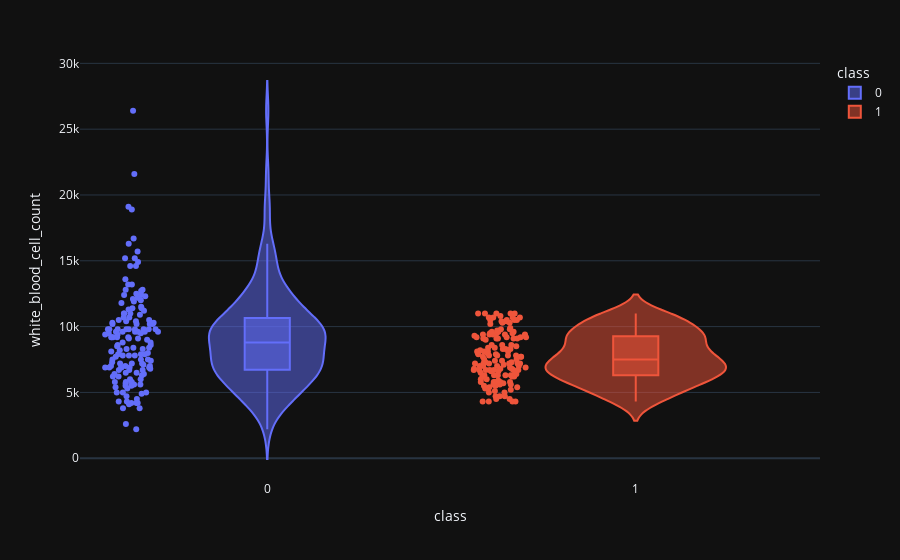

The code cell stored with this chart in its notebook:
### Markdown cell above
**Class 0** generally has **lower** red blood cell counts with a **peak around 4**, whereas **Class 1** has **higher** counts with a **peak around 5.5**.

### Code cell
violin ('white_blood_cell_count')

### Figure 1 — Plotly figure (JSON) as saved in the notebook; plotly's stock layout.template omitted (floating-point values rounded to 4 significant figures; data arrays with more than 128 entries replaced by an {"elided": "..."} marker saying what was removed)
{"data": [{"alignmentgroup": "True", "box": {"visible": true}, "hovertemplate": "class=%{x}<br>white_blood_cell_count=%{y}<extra></extra>", "legendgroup": "0", "marker": {"color": "#636efa"}, "name": "0", "offsetgroup": "0", "orientation": "v", "points": "all", "scalegroup": "True", "showlegend": true, "type": "violin", "x": {"elided": "250 int values"}, "x0": " ", "xaxis": "x", "y": {"elided": "250 int values"}, "y0": " ", "yaxis": "y"}, {"alignmentgroup": "True", "box": {"visible": true}, "hovertemplate": "class=%{x}<br>white_blood_cell_count=%{y}<extra></extra>", "legendgroup": "1", "marker": {"color": "#EF553B"}, "name": "1", "offsetgroup": "1", "orientation": "v", "points": "all", "scalegroup": "True", "showlegend": true, "type": "violin", "x": {"elided": "150 int values"}, "x0": " ", "xaxis": "x", "y": {"elided": "150 int values"}, "y0": " ", "yaxis": "y"}], "layout": {"autosize": true, "legend": {"title": {"text": "class"}, "tracegroupgap": 0}, "margin": {"t": 60}, "violinmode": "overlay", "xaxis": {"anchor": "y", "autorange": true, "categoryarray": [0, 1], "categoryorder": "array", "domain": [0, 1], "range": [-0.5064, 1.5], "title": {"text": "class"}, "type": "linear"}, "yaxis": {"anchor": "x", "autorange": true, "domain": [0, 1], "range": [-1655.0, 30250.0], "title": {"text": "white_blood_cell_count"}, "type": "linear"}}}
